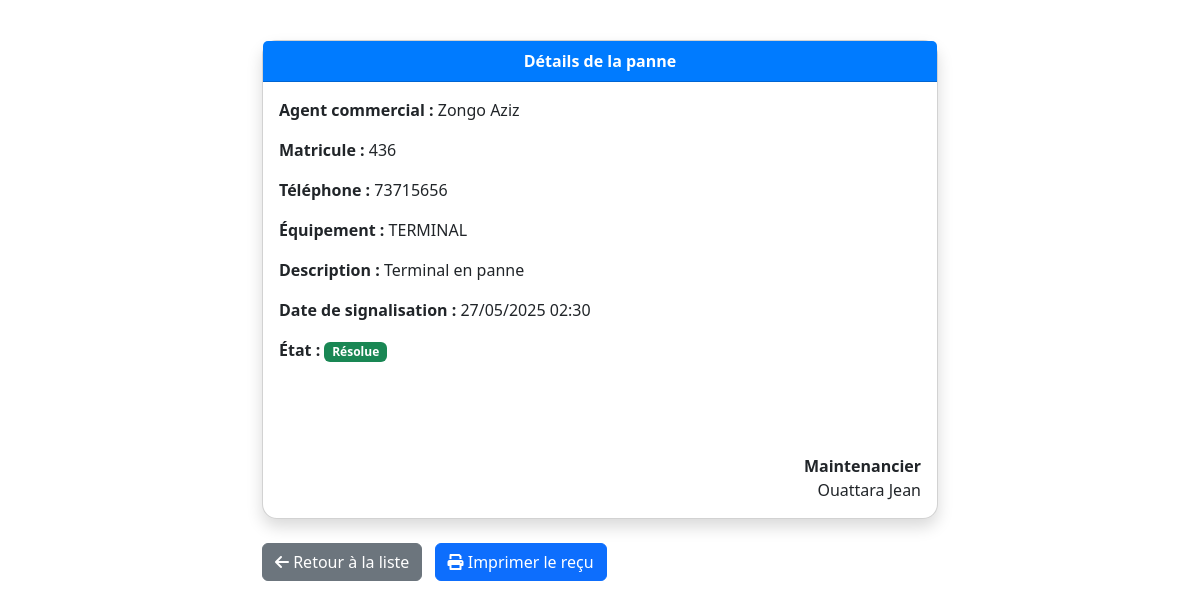
The page /monapplication/pannes/1/ on the database its author committed.
### monapplication/models.py (models this page shows, shortened)
class Panne(models.Model):
    TYPE_EQUIPEMENT_CHOICES = [
        ('TERMINAL', 'Terminal'),
        ('IMPRIMANTE', 'Imprimante'),
        ('CHARGEUR', 'Chargeur'),
        ('ECD', 'ECD'),
    ]
    ETAT_CHOICES = [
        ('en_attente', 'En attente'),
        ('resolue', 'Résolue'),
    ]
    agent_commercial = models.ForeignKey('AgentCommercial', on_delete=models.CASCADE)
    type_equipement = models.CharField(max_length=50, choices=TYPE_EQUIPEMENT_CHOICES)
    description = models.TextField()
    date_signalisation = models.DateTimeField(auto_now_add=True)
    etat = models.CharField(max_length=20, choices=ETAT_CHOICES, default='en_attente')
    maintenancier = models.ForeignKey(
        User,
        on_delete=models.CASCADE,
        null=True,  # ← rend le champ nullable temporairement
        blank=True,  # ← permet de ne pas l'afficher dans les formulaires si tu utilises ModelForm
    )

class AgentCommercial(models.Model):
    nom = models.CharField(max_length=100)
    prenom = models.CharField(max_length=100)
    matricule = models.CharField(max_length=10, unique=True)
    telephone = models.CharField(max_length=15)
    gerant_de_club = models.BooleanField(default=False)
    gerant = models.ForeignKey(
        'self',
        null=True, blank=True,
        on_delete=models.SET_NULL,
        limit_choices_to={'gerant_de_club': True},
        related_name='agents_sous_gerance',
        verbose_name="Gérant"
    )

### monapplication/views.py (the view)
# urls.py: path('pannes/<int:id>/', views.detail_panne, name='detail_panne'),
def detail_panne(request, id):
    panne = get_object_or_404(Panne, id=id)
    return render(request, 'detail_panne.html', {'panne': panne})

### monapplication/templates/detail_panne.html (shortened to what this page needs)
{% load static %}
<!DOCTYPE html>
<html lang="fr">
<head>
    <link href="https://cdn.jsdelivr.net/npm/bootstrap@5.3.3/dist/css/bootstrap.min.css" rel="stylesheet">
    <link href="https://cdnjs.cloudflare.com/ajax/libs/font-awesome/6.0.0-beta3/css/all.min.css" rel="stylesheet">
</head>
<body>
    <div class="container">
        <div id="print-section">
            <div class="card shadow">
                <div class="card-header text-center">
                    Détails de la panne
                </div>
                <div class="card-body">
                    <p><strong>Agent commercial :</strong> {{ panne.agent_commercial.nom }} {{ panne.agent_commercial.prenom }}</p>
                    <p><strong>Matricule :</strong> {{ panne.agent_commercial.matricule }}</p>
                    <p><strong>Téléphone :</strong> {{ panne.agent_commercial.telephone }}</p>
                    <p><strong>Équipement :</strong> {{ panne.type_equipement }}</p>
                    <p><strong>Description :</strong> {{ panne.description }}</p>
                    <p><strong>Date de signalisation :</strong> {{ panne.date_signalisation|date:"d/m/Y H:i" }}</p>
                    <p><strong>État :</strong>
                        {% if panne.etat == 'resolue' %}
                            <span class="badge bg-success">Résolue</span>
                        {% else %}
                            <span class="badge bg-warning text-dark">En attente</span>
                        {% endif %}
                    </p>
                    <div class="footer-section">
                        <div id="qrcode"></div>
                        <div class="maintenancier">
                            <strong>Maintenancier</strong><br>
                            {{ panne.maintenancier.get_full_name }} {{ panne.maintenancier.prenom }}
                        </div>
                    </div>
                </div>
            </div>
        </div>
        <a href="{% url 'liste_enregistrement' %}" class="btn btn-secondary mt-4">
            <i class="fas fa-arrow-left"></i> Retour à la liste
        </a>
        <button class="btn btn-primary mt-4 ms-2" onclick="printSection()">
            <i class="fas fa-print"></i> Imprimer le reçu
        </button>
    </div>
</body>
</html>

### monapplication/templates/detail_panne.html (style rules this page uses)
.container { max-width: 700px; margin-top: 40px; }
.card { border-radius: 15px; }
.card-header { background-color: #007bff; color: white; font-weight: bold; }
.footer-section { display: flex; justify-content: space-between; align-items: end; margin-top: 40px; }
.maintenancier { text-align: right; }
#qrcode { width: 100px; height: 100px; }

### rows shown on the page
Panne: agent_commercial.nom "Zongo", agent_commercial.prenom "Aziz", agent_commercial.matricule "436", agent_commercial.telephone "73715656", type_equipement "TERMINAL", description "Terminal en panne", date_signalisation "27/05/2025 02:30", maintenancier.get_full_name "Ouattara Jean"
